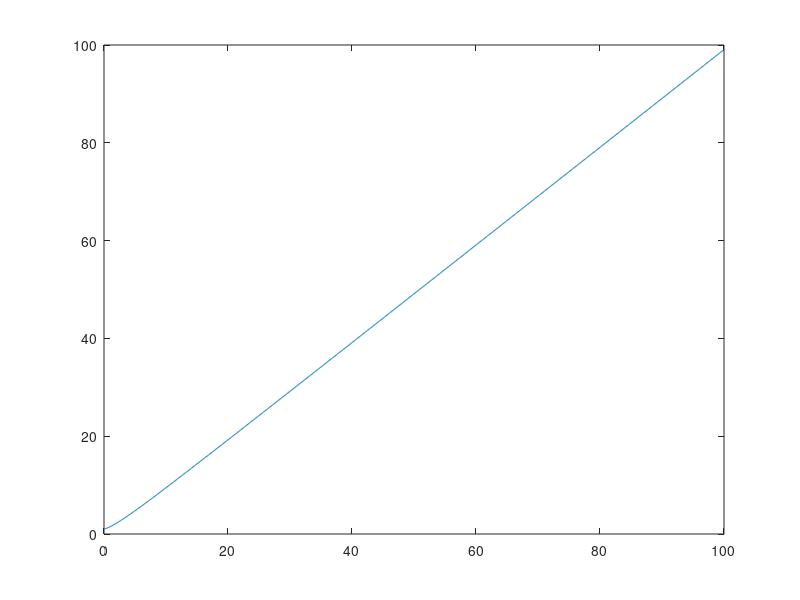

Source code (MATLAB):
%plot f(x) = (x^2 + 2x + 3)/(x + 3) for 0<x<=100
Fs = 10;
dt = 1/Fs;
x = 0:dt:100;
f = (x .* x + 2 * x + 3) ./ (x + 3);

plot(x, f);
